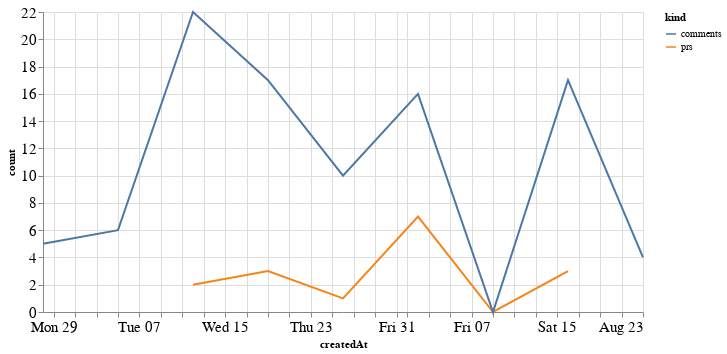

This figure's notebook cell:
### Code cell
alt.Chart(total_time, width=600).mark_line().encode(
    x='createdAt',
    y='count',
    color='kind'
)

### Figure 1 — Vega-Lite specification as saved in the notebook (floating-point values rounded to 4 significant figures)
{"config": {"axisLeft": {"labelFontSize": 15}, "axisBottom": {"labelFontSize": 15}}, "data": {"name": "data-0fbb65b66a5c64e170c86c2e6d877c5d"}, "mark": "line", "encoding": {"color": {"type": "nominal", "field": "kind"}, "x": {"type": "temporal", "field": "createdAt"}, "y": {"type": "quantitative", "field": "count"}}, "width": 600, "$schema": "https://vega.github.io/schema/vega-lite/v4.8.1.json", "datasets": {"data-0fbb65b66a5c64e170c86c2e6d877c5d": [{"createdAt": "2020-07-12T00:00:00", "kind": "prs", "count": 2.0}, {"createdAt": "2020-07-19T00:00:00", "kind": "prs", "count": 3.0}, {"createdAt": "2020-07-26T00:00:00", "kind": "prs", "count": 1.0}, {"createdAt": "2020-08-02T00:00:00", "kind": "prs", "count": 7.0}, {"createdAt": "2020-08-09T00:00:00", "kind": "prs", "count": 0.0}, {"createdAt": "2020-08-16T00:00:00", "kind": "prs", "count": 3.0}, {"createdAt": "2020-06-28T00:00:00", "kind": "prs", "count": null}, {"createdAt": "2020-07-05T00:00:00", "kind": "prs", "count": null}, {"createdAt": "2020-08-23T00:00:00", "kind": "prs", "count": null}, {"createdAt": "2020-07-12T00:00:00", "kind": "comments", "count": 22.0}, {"createdAt": "2020-07-19T00:00:00", "kind": "comments", "count": 17.0}, {"createdAt": "2020-07-26T00:00:00", "kind": "comments", "count": 10.0}, {"createdAt": "2020-08-02T00:00:00", "kind": "comments", "count": 16.0}, {"createdAt": "2020-08-09T00:00:00", "kind": "comments", "count": 0.0}, {"createdAt": "2020-08-16T00:00:00", "kind": "comments", "count": 17.0}, {"createdAt": "2020-06-28T00:00:00", "kind": "comments", "count": 5.0}, {"createdAt": "2020-07-05T00:00:00", "kind": "comments", "count": 6.0}, {"createdAt": "2020-08-23T00:00:00", "kind": "comments", "count": 4.0}]}}
